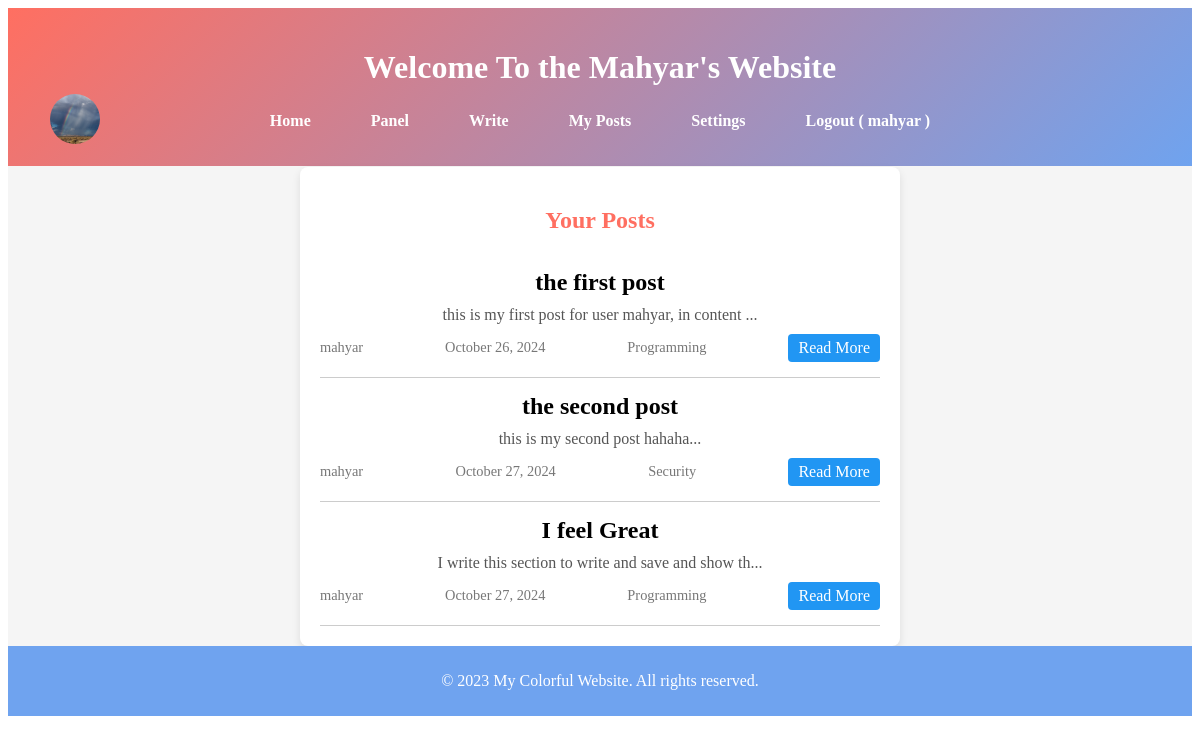
Page /my_posts/index.php (signed in) on the committed database.
### tables this page shows
CREATE TABLE `posts` (
  `post_id` int(11) NOT NULL AUTO_INCREMENT,
  `title` varchar(255) NOT NULL,
  `content` text NOT NULL,
  `author_id` int(11) NOT NULL,
  `category_id` int(11) DEFAULT NULL,
  `publication_date` timestamp NULL DEFAULT current_timestamp(),
  PRIMARY KEY (`post_id`)
);

CREATE TABLE `users` (
  `user_id` int(11) NOT NULL AUTO_INCREMENT,
  `username` varchar(255) NOT NULL,
  `email` varchar(255) NOT NULL,
  `first_name` varchar(255) DEFAULT NULL,
  `last_name` varchar(255) DEFAULT NULL,
  `bio` varchar(1000) DEFAULT NULL,
  `password` varchar(255) NOT NULL,
  `token` varchar(32) DEFAULT NULL,
  `token_expires` datetime DEFAULT NULL,
  `registration_date` timestamp NULL DEFAULT current_timestamp(),
  PRIMARY KEY (`user_id`),
  UNIQUE KEY `email` (`email`),
  UNIQUE KEY `username` (`username`)
);

CREATE TABLE `categories` (
  `category_id` int(11) NOT NULL AUTO_INCREMENT,
  `category_name` varchar(255) NOT NULL,
  `category_description` varchar(2000) NOT NULL,
  PRIMARY KEY (`category_id`)
);

### my_posts/index.php (the view, shortened to what this page needs)
<?php
include '../db/db.php';
$user_id = $_SESSION['user_id'];
$query = "SELECT p.post_id, p.title, p.content, p.author_id, p.category_id, p.publication_date, u.username, c.category_name
          FROM posts p
          JOIN users u ON p.author_id = u.user_id
          JOIN categories c ON p.category_id = c.category_id
          WHERE p.author_id = ?";
$stmt = $conn->prepare($query);
$stmt->bind_param("i", $user_id);
$stmt->execute();
$result = $stmt->get_result();
?>
<!DOCTYPE html>
<html lang="en">
<head>
    <link rel="stylesheet" href="posts.css">
    <link rel="stylesheet" href="/statics/index.css">
</head>
<body>
<?php include "../statics/header.php";?>
<div class="posts-wrapper">
    <div class="container">
        <h2>Your Posts</h2>
        <?php while ($row = $result->fetch_assoc()): ?>
            <div class="post">
                <h3 class="post-title"><?php echo $row['title']; ?></h3>
                <p class="post-excerpt"><?php echo substr($row['content'], 0, 50); ?>...</p>
                <div class="post-info">
                    <span class="post-username"><?php echo $row['username']; ?></span>
                    <span class="post-date"><?php echo date('F j, Y', strtotime($row['publication_date'])); ?></span>
                    <span class="post-category"><?php echo $row['category_name']; ?></span>
                    <a href="show_content.php?id=<?php echo $row['post_id']; ?>" class="read-more">Read More</a>
                </div>
            </div>
        <?php endwhile; ?>
    </div>
</div>
</body>
</html>

### my_posts/posts.css (style rules this page uses)
.posts-wrapper { display: flex; justify-content: center; align-items: center; padding: 20px; background-color: #f5f5f5; height: 60vh; }
.container { background-color: #ffffff; padding: 20px; border-radius: 8px; box-shadow: 0 4px 8px rgba(0, 0, 0, 0.1); width: 600px; text-align: center; }
h2 { margin-bottom: 20px; }
.post { border-bottom: 1px solid #ccc; padding: 15px 0; }
.post-title { margin: 0; font-size: 1.5em; }
.post-excerpt { margin: 10px 0; color: #555; }
.post-info { display: flex; justify-content: space-between; align-items: center; margin-top: 10px; }
.post-username, .post-date, .post-category { font-size: 0.9em; color: #777; }
.read-more { background-color: #2196F3; color: white; padding: 5px 10px; text-decoration: none; border-radius: 4px; }

### statics/index.css (style rules this page uses)
* { box-sizing: border-box; }
h2 { color: #ff6f61; text-underline-offset: unset; }
footer { text-align: center; padding: 10px 0; background-color: #6fa3ef; color: white; position: relative; bottom: 0; width: 100%; }

### rows in the picture
posts: title "the first post", content "this is my first post for user mahyar, in content", author.username "mahyar", publication_date "October 26, 2024", category.category_name "Programming"
posts: title "the second post", content "this is my second post hahaha", author.username "mahyar", publication_date "October 27, 2024", category.category_name "Security"
posts: title "I feel Great", content "I write this section to write and save and show th", author.username "mahyar", publication_date "October 27, 2024", category.category_name "Programming"

### other values in the picture
$_SESSION['username'] "mahyar"
